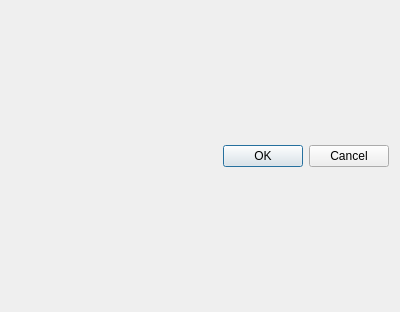
<?xml version="1.0" encoding="UTF-8"?>
<ui version="4.0">
 <class>low_high_band_passses</class>
 <widget class="QDialog" name="low_high_band_passses">
  <property name="geometry">
   <rect>
    <x>0</x>
    <y>0</y>
    <width>400</width>
    <height>312</height>
   </rect>
  </property>
  <property name="windowTitle">
   <string>Dialog</string>
  </property>
  <layout class="QVBoxLayout" name="verticalLayout">
   <item>
    <layout class="QHBoxLayout" name="hzl_hp"/>
   </item>
   <item>
    <layout class="QHBoxLayout" name="hzl_lp"/>
   </item>
   <item>
    <widget class="QDialogButtonBox" name="buttonBox">
     <property name="orientation">
      <enum>Qt::Horizontal</enum>
     </property>
     <property name="standardButtons">
      <set>QDialogButtonBox::Cancel|QDialogButtonBox::Ok</set>
     </property>
    </widget>
   </item>
  </layout>
 </widget>
 <resources/>
 <connections>
  <connection>
   <sender>buttonBox</sender>
   <signal>accepted()</signal>
   <receiver>low_high_band_passses</receiver>
   <slot>accept()</slot>
   <hints>
    <hint type="sourcelabel">
     <x>248</x>
     <y>254</y>
    </hint>
    <hint type="destinationlabel">
     <x>157</x>
     <y>274</y>
    </hint>
   </hints>
  </connection>
  <connection>
   <sender>buttonBox</sender>
   <signal>rejected()</signal>
   <receiver>low_high_band_passses</receiver>
   <slot>reject()</slot>
   <hints>
    <hint type="sourcelabel">
     <x>316</x>
     <y>260</y>
    </hint>
    <hint type="destinationlabel">
     <x>286</x>
     <y>274</y>
    </hint>
   </hints>
  </connection>
 </connections>
</ui>
